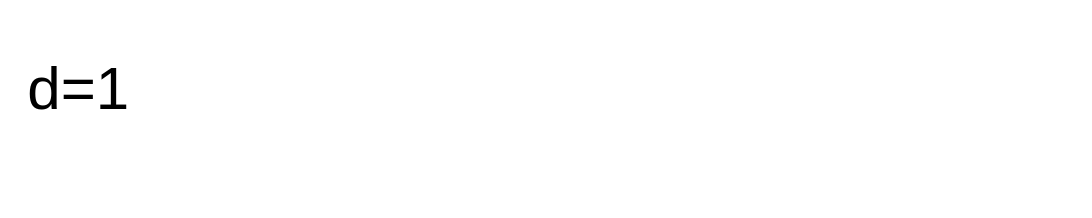

Specify this chart in Vega-Lite:
### Vega specification from a JSON file in a GitHub repository (floating-point values rounded to 4 significant figures)
{"$schema": "https://vega.github.io/schema/vega/v6.json", "width": 200, "height": 40, "signals": [{"name": "k", "value": [5, 6]}], "scales": [{"name": "c", "type": "ordinal", "range": "category", "domain": {"fields": [{"signal": "1) + (2"}], "sort": true}}], "marks": [{"type": "text", "encode": {"enter": {"x": {"value": 5}, "y": {"value": 20}, "text": {"signal": "'d=' + domain('c')"}}}}]}
